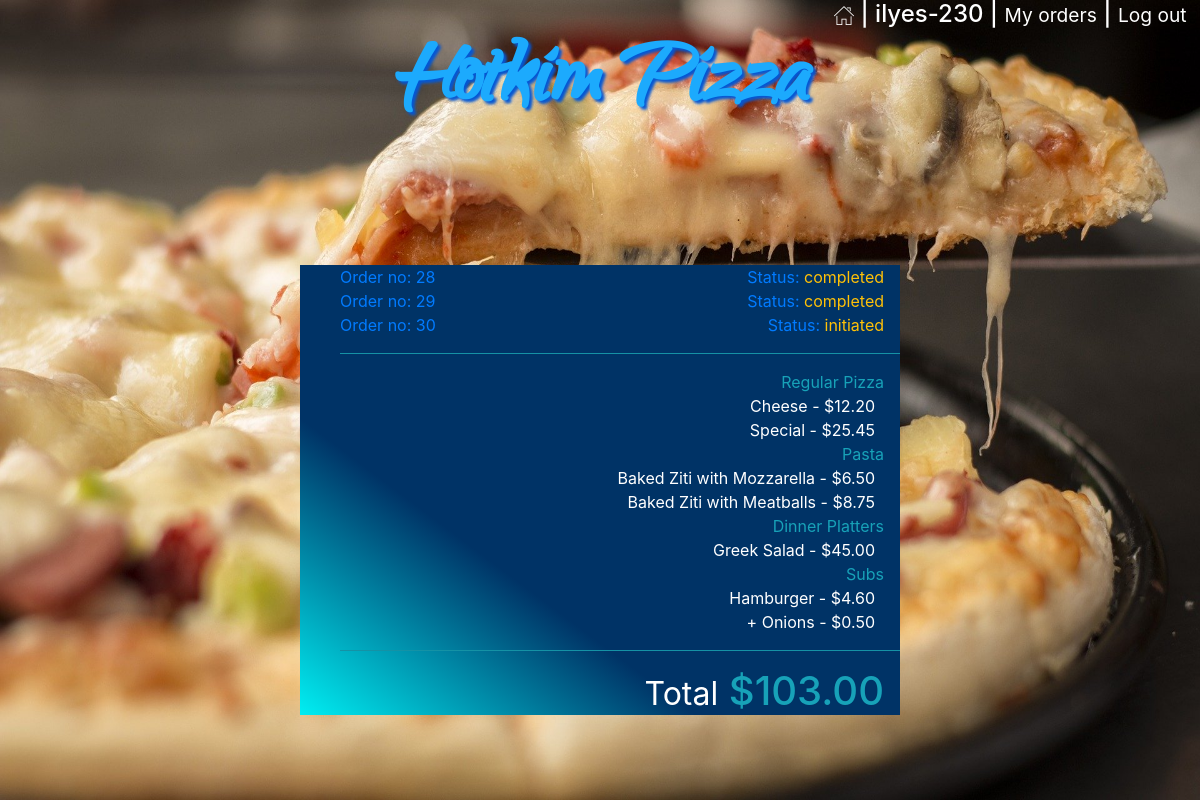
The app's page /my_orders/28 (signed in) with its own data.
### orders/models.py (models this page shows, shortened)
class User_order(models.Model):
    user=models.ForeignKey(User,on_delete=models.CASCADE)
    order_number=models.IntegerField()
    topping_allowance=models.IntegerField(default=0)
    status=models.CharField(max_length=64,default='initiated')

class Order2(models.Model):
    user=models.ForeignKey(User,on_delete=models.CASCADE)
    number=models.IntegerField()
    category=models.CharField(max_length=64,null=True)
    name=models.CharField(max_length=64)
    price=models.DecimalField(max_digits=4,decimal_places=2)
    def __str__(self):
        return f"{self.name} - ${self.price} "

### orders/views.py (the view)
# urls.py: path("my_orders/<str:order_number>", views.my_orders, name="my_orders"),
def my_orders(request,order_number):
    context = {
        "Checkout":Order2.objects.filter(user=request.user,number=order_number),
        "Checkout_category":Order2.objects.filter(user=request.user,number=order_number).values_list('category').distinct(),
        "Total":list(Order2.objects.filter(user=request.user,number=order_number).aggregate(Sum('price')).values())[0],
        "user":request.user,
        "Category": Category.objects.all(),
        "Order_number":order_number,
        "All_orders":User_order.objects.filter(user=request.user),
        "Status":User_order.objects.get(user=request.user,order_number=order_number).status
    }
    return render(request,"my_orders.html",context)

### orders/templates/my_orders.html (shortened to what this page needs)
<!DOCTYPE html>
<html style="height:100%">
<head>
    {% load static %}
    <link rel="stylesheet" type="text/css" href="{% static 'styles.css' %}">
    <link rel="stylesheet" href="https://maxcdn.bootstrapcdn.com/bootstrap/4.1.3/css/bootstrap.min.css">
</head>
<body style="height:100%">
    <img id='pizza_background' style="width: 100%; height: 100vh; background-size: cover;" src="{% static 'pizzaback.jpg' %}">
    {% if Category %}
    <div id='username' >
        <h4 class='px-2' ><a href="{% url 'index' %}"><img src="{% static 'home.png' %}"></a> |
            {{user.username}} |
            {% if not user.is_superuser %}
            <small><a href="{% url 'my_orders' Order_number %}" style="color: white;">My orders</a></small> |
            {% endif %}
            <small><a href="{% url 'logout' %}" style="color: white;"> Log out&nbsp;</a></small>
        </h4>
    </div>
    {% endif %}
    <p id='logo' class='text-center m-0 font-weight-bold'><a href="{% url 'index' %}">Hotkim Pizza</a></p>
    <div id='my_orders_container' class='w-50 mx-auto' style="margin-top: 100px;  background: linear-gradient(to top right, #00ffff -3%, #003366 33%) !important; ">
        <div class=' text-left pr-3'>
            <ul >
                {% for number in All_orders%}
                <a href="{% url 'my_orders' number.order_number %}"><li ><span>Order no: {{number.order_number}}</span><span class='float-right'>Status: <span class='text-warning'>{{number.status}}</span></span></li></a>
                {% endfor %}
            </ul>
        </div>
        <ul>
            <hr class='bg-info'>
            {% for check_cat in Checkout_category %}
                <li class='text-info text-right pr-3'>{{check_cat|cut:"("|cut:")"|cut:","|cut:"'"}}</li>
                {% for row in Checkout %}
                {% if row.category == check_cat|cut:"("|cut:")"|cut:","|cut:"'"  %}
                <li class='pr-3 text-right'>{{row}}&nbsp;</li>
                {% endif %}
                {% endfor %}
            {% endfor %}
            <hr class='bg-info'>
            <li class='text-info text-right pr-3 '><h1><small class='text-white'>Total</small> ${{Total|floatformat:2}}</h1></li>
        </ul>
    </div>
</body>
</html>

### orders/static/styles.css (style rules this page uses)
#pizza_background { position: absolute; z-index:-99; }
#logo { padding:0px; font-family: webLogo ; font-size: 110px; text-shadow: 3px 3px 3px rgb(5, 87, 211); }
#logo a:link, #place_order:link, #confirm_order:link { color:rgb(28, 170, 253); }
#center_box,#username { color: white; }
#username { position: absolute; right: 0; }
li { list-style-type: none; }
#my_orders_container { color: white; }

### records on screen
User_order: order_number "28", status "completed"
User_order: order_number "29", status "completed"
User_order: order_number "30", status "initiated"
Order2: name+price "Cheese - $12.20"
Order2: name+price "Special - $25.45"
Order2: name+price "Baked Ziti with Mozzarella - $6.50"
Order2: name+price "Baked Ziti with Meatballs - $8.75"
Order2: name+price "Greek Salad - $45.00"
Order2: name+price "Hamburger - $4.60"
Order2: name+price "+ Onions - $0.50"

### other values on screen
{{ user.username }} "ilyes-230"
{{ check_cat|cut:"("|cut:")"|cut:","|cut:"'" }} "Regular Pizza" "Pasta" "Dinner Platters" "Subs"
{{ Total|floatformat:2 }} "103.00"
